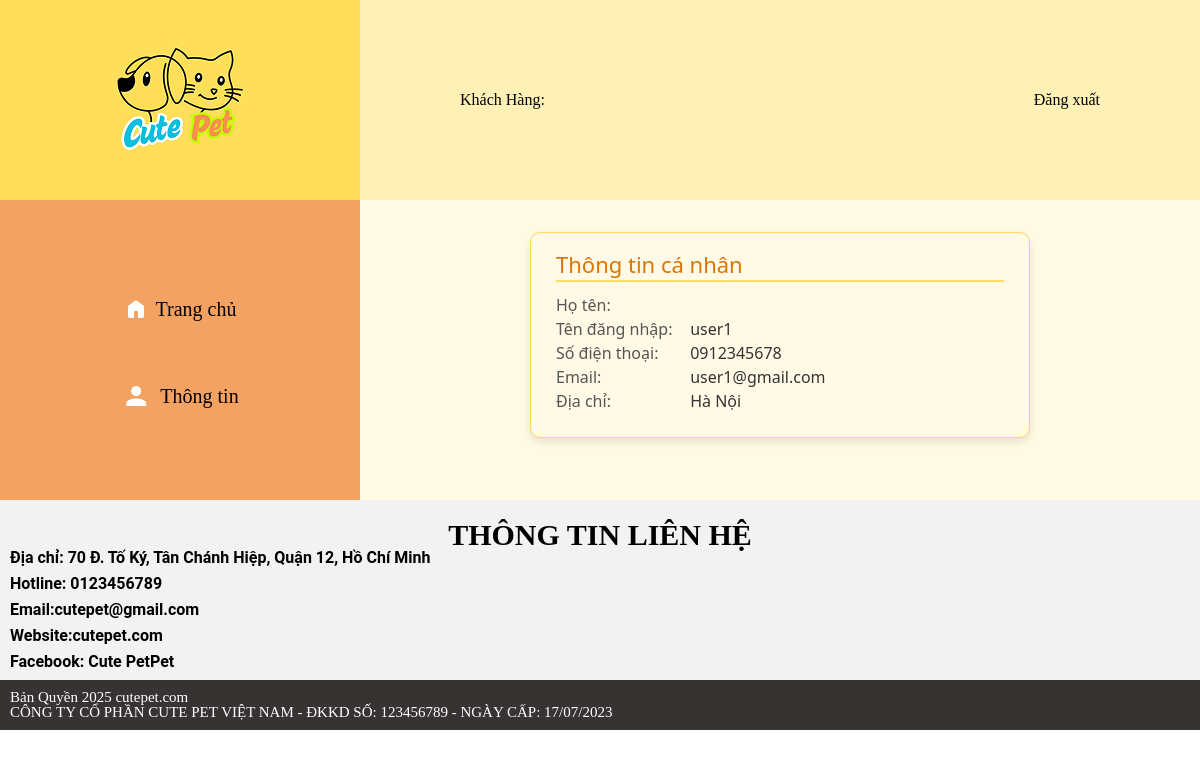
Page /laptrinhweb/front-end/thongtincanhan.php (signed in) on the committed database.
### tables this page shows
CREATE TABLE user (
    id INT AUTO_INCREMENT PRIMARY KEY,
    username VARCHAR(50) NOT NULL UNIQUE,
    password VARCHAR(255) NOT NULL,
    email VARCHAR(100),
    sdt VARCHAR(20),
    diachi TEXT,
    ngaytao DATETIME DEFAULT CURRENT_TIMESTAMP,
    quyen ENUM('user', 'admin') DEFAULT 'user'
);

### laptrinhweb/front-end/thongtincanhan.php (the view, shortened to what this page needs)
<!DOCTYPE html>
<html lang="vi">
<head>
    <link rel="stylesheet" href="/DoAn/laptrinhweb/css/resetcss.css">
</head>
<body>
    <?php include '../connect.php';
    $user_id = $_SESSION['user_id'];
    $sql = "SELECT * FROM user WHERE id = ?";
    $stmt = $conn->prepare($sql);
    $stmt->bind_param("i", $user_id);
    $stmt->execute();
    $result = $stmt->get_result();
    $user = $result->fetch_assoc();
    ?>
    <main>
        <div style="overflow: hidden;">
            <a href="/DoAn/laptrinhweb/index.php" style="text-decoration: none;">
                <div id="logo">
                    <img src="/DoAn/laptrinhweb/front-end/img/logo.png" alt="Logo CUTEPETCUTEPET">
                </div>
            </a>
            <div style="float: left;height: 200px;width: 70%;background-color: #FFF0B5; display: flex;align-items: center; justify-content: space-between;padding: 0 100px;">
                <div>Khách Hàng: <?= $user['hoten'] ?></div>
                <a href="/DoAn/laptrinhweb/back-end/dxuat.php">Đăng xuất</a>
            </div>
            <div id="menu">
                <div>
                    <div><a href="/DoAn/laptrinhweb/index.php"><img src="/DoAn/laptrinhweb/front-end/img/home.png"> Trang chủ</a></div>
                </div>
                <div>
                    <div><img src="/DoAn/laptrinhweb/front-end/img/user1.png"> Thông tin </div>
                </div>
            </div>
            <div style="float: left;
                height: 300px;
                width: 70%;
                background-color: #FFFAE4;
                display: flex;
                align-items: center;
                justify-content: center;
                padding: 0 100px;">
                <div id="thongtin-canhan">
                    <h3>Thông tin cá nhân</h3>
                    <p><strong>Họ tên:</strong> <?= $user['hoten'] ?></p>
                    <p><strong>Tên đăng nhập:</strong> <?= $user['username'] ?></p>
                    <p><strong>Số điện thoại:</strong> <?= $user['sdt'] ?></p>
                    <p><strong>Email:</strong> <?= $user['email'] ?></p>
                    <p><strong>Địa chỉ:</strong> <?= $user['diachi'] ?></p>
                </div>
            </div>
        </div>
    </main>
    <div>
        <?php include 'footer.php'; ?>
    </div>
</body>
</html>

### laptrinhweb/front-end/thongtincanhan.php (style rules this page uses)
* { margin: 0px; padding: 0px; box-sizing: border-box; }
#logo { float: left; width: 30%; height: 200px; overflow: hidden; background-color: #FFDE59; display: flex; justify-content: center; align-items: center; }
main { margin-top: 0px; }
#menu { float: left; width: 30%; height: 300px; overflow: hidden; background-color: #F4A261; display: flex; flex-direction: column; gap: 20px; justify-content: center; align-items: center; font-size: 20px; }
a { all: unset; }
#menu div { display: flex; align-items: center; gap: 8px; padding: 8px; }
#menu a { display: flex; align-items: center; gap: 8px; padding: 8px; }
#thongtin-canhan { background-color: #fff9e6; border: 1px solid #ffd966; border-radius: 10px; padding: 20px 25px; width: 100%; max-width: 500px; font-family: 'Segoe UI', Tahoma, Geneva, Verdana, sans-serif; box-shadow: 0 4px 8px rgba(0, 0, 0, 0.1); margin-top: 20px; margin-bottom: 50px; }
#thongtin-canhan h3 { color: #d97706; font-size: 22px; margin-bottom: 15px; border-bottom: 2px solid #ffd966; padding-bottom: 5px; }
#thongtin-canhan p { margin: 8px 0; font-size: 16px; color: #333; }
#thongtin-canhan p strong { width: 130px; display: inline-block; color: #555; }

### rows in the picture
user: username "user1", sdt "0912345678", email "user1@gmail.com", diachi "Hà Nội"
